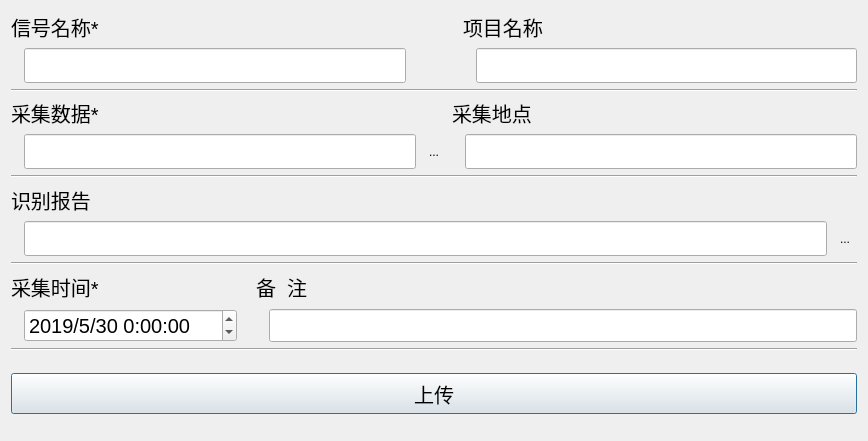
<?xml version="1.0" encoding="UTF-8"?>
<ui version="4.0">
 <class>Dialog</class>
 <widget class="QDialog" name="Dialog">
  <property name="geometry">
   <rect>
    <x>0</x>
    <y>0</y>
    <width>868</width>
    <height>441</height>
   </rect>
  </property>
  <property name="minimumSize">
   <size>
    <width>0</width>
    <height>0</height>
   </size>
  </property>
  <property name="maximumSize">
   <size>
    <width>16777215</width>
    <height>16777215</height>
   </size>
  </property>
  <property name="windowTitle">
   <string>稳态干扰数据采集识别记录</string>
  </property>
  <layout class="QVBoxLayout" name="verticalLayout">
   <item>
    <layout class="QGridLayout" name="gridLayout_5">
     <item row="0" column="0" colspan="2">
      <widget class="QLabel" name="label_6">
       <property name="font">
        <font>
         <pointsize>15</pointsize>
        </font>
       </property>
       <property name="text">
        <string>信号名称*</string>
       </property>
      </widget>
     </item>
     <item row="0" column="3" colspan="2">
      <widget class="QLabel" name="label_5">
       <property name="font">
        <font>
         <pointsize>15</pointsize>
        </font>
       </property>
       <property name="text">
        <string>项目名称</string>
       </property>
      </widget>
     </item>
     <item row="1" column="0">
      <widget class="QLabel" name="label_11">
       <property name="text">
        <string/>
       </property>
      </widget>
     </item>
     <item row="1" column="1">
      <widget class="QLineEdit" name="lineEdit_8">
       <property name="minimumSize">
        <size>
         <width>0</width>
         <height>35</height>
        </size>
       </property>
       <property name="font">
        <font>
         <pointsize>15</pointsize>
        </font>
       </property>
       <property name="text">
        <string/>
       </property>
      </widget>
     </item>
     <item row="1" column="2">
      <widget class="QLabel" name="label_30">
       <property name="minimumSize">
        <size>
         <width>45</width>
         <height>0</height>
        </size>
       </property>
       <property name="text">
        <string/>
       </property>
      </widget>
     </item>
     <item row="1" column="3">
      <widget class="QLabel" name="label_9">
       <property name="text">
        <string/>
       </property>
      </widget>
     </item>
     <item row="1" column="4">
      <widget class="QLineEdit" name="lineEdit_2">
       <property name="minimumSize">
        <size>
         <width>0</width>
         <height>35</height>
        </size>
       </property>
       <property name="font">
        <font>
         <pointsize>15</pointsize>
        </font>
       </property>
      </widget>
     </item>
    </layout>
   </item>
   <item>
    <widget class="Line" name="line">
     <property name="orientation">
      <enum>Qt::Horizontal</enum>
     </property>
    </widget>
   </item>
   <item>
    <layout class="QGridLayout" name="gridLayout">
     <item row="0" column="0" colspan="2">
      <widget class="QLabel" name="label_7">
       <property name="minimumSize">
        <size>
         <width>0</width>
         <height>0</height>
        </size>
       </property>
       <property name="maximumSize">
        <size>
         <width>16777215</width>
         <height>16777215</height>
        </size>
       </property>
       <property name="font">
        <font>
         <pointsize>15</pointsize>
        </font>
       </property>
       <property name="text">
        <string>采集数据*</string>
       </property>
      </widget>
     </item>
     <item row="0" column="3" colspan="2">
      <widget class="QLabel" name="label_10">
       <property name="font">
        <font>
         <pointsize>15</pointsize>
        </font>
       </property>
       <property name="text">
        <string>采集地点</string>
       </property>
      </widget>
     </item>
     <item row="1" column="0">
      <widget class="QLabel" name="label_23">
       <property name="text">
        <string/>
       </property>
      </widget>
     </item>
     <item row="1" column="1">
      <widget class="QLineEdit" name="lineEdit_3">
       <property name="minimumSize">
        <size>
         <width>165</width>
         <height>35</height>
        </size>
       </property>
       <property name="maximumSize">
        <size>
         <width>16777215</width>
         <height>16777215</height>
        </size>
       </property>
       <property name="font">
        <font>
         <pointsize>15</pointsize>
        </font>
       </property>
      </widget>
     </item>
     <item row="1" column="2">
      <widget class="QToolButton" name="pushButton_2">
       <property name="text">
        <string>...</string>
       </property>
       <property name="icon">
        <iconset resource="file_ui/ziyuan.qrc">
         <normaloff>:/图标/openfile.png</normaloff>:/图标/openfile.png</iconset>
       </property>
       <property name="iconSize">
        <size>
         <width>30</width>
         <height>30</height>
        </size>
       </property>
       <property name="autoRaise">
        <bool>true</bool>
       </property>
      </widget>
     </item>
     <item row="1" column="3">
      <widget class="QLabel" name="label_19">
       <property name="text">
        <string/>
       </property>
      </widget>
     </item>
     <item row="1" column="4">
      <widget class="QLineEdit" name="lineEdit_6">
       <property name="minimumSize">
        <size>
         <width>0</width>
         <height>35</height>
        </size>
       </property>
       <property name="font">
        <font>
         <pointsize>15</pointsize>
        </font>
       </property>
      </widget>
     </item>
    </layout>
   </item>
   <item>
    <widget class="Line" name="line_2">
     <property name="orientation">
      <enum>Qt::Horizontal</enum>
     </property>
    </widget>
   </item>
   <item>
    <layout class="QGridLayout" name="gridLayout_2">
     <item row="0" column="0" colspan="2">
      <widget class="QLabel" name="label_3">
       <property name="font">
        <font>
         <pointsize>15</pointsize>
        </font>
       </property>
       <property name="text">
        <string>识别报告</string>
       </property>
      </widget>
     </item>
     <item row="1" column="0">
      <widget class="QLabel" name="label_22">
       <property name="text">
        <string/>
       </property>
      </widget>
     </item>
     <item row="1" column="1">
      <widget class="QLineEdit" name="lineEdit">
       <property name="minimumSize">
        <size>
         <width>0</width>
         <height>35</height>
        </size>
       </property>
       <property name="font">
        <font>
         <pointsize>15</pointsize>
        </font>
       </property>
      </widget>
     </item>
     <item row="1" column="2">
      <widget class="QToolButton" name="pushButton_1">
       <property name="text">
        <string>...</string>
       </property>
       <property name="icon">
        <iconset resource="file_ui/ziyuan.qrc">
         <normaloff>:/图标/openfile.png</normaloff>:/图标/openfile.png</iconset>
       </property>
       <property name="iconSize">
        <size>
         <width>30</width>
         <height>30</height>
        </size>
       </property>
       <property name="autoRaise">
        <bool>true</bool>
       </property>
      </widget>
     </item>
    </layout>
   </item>
   <item>
    <widget class="Line" name="line_4">
     <property name="orientation">
      <enum>Qt::Horizontal</enum>
     </property>
    </widget>
   </item>
   <item>
    <layout class="QGridLayout" name="gridLayout_3">
     <item row="0" column="0" colspan="2">
      <widget class="QLabel" name="label_2">
       <property name="font">
        <font>
         <pointsize>15</pointsize>
        </font>
       </property>
       <property name="text">
        <string>采集时间*</string>
       </property>
      </widget>
     </item>
     <item row="0" column="3" colspan="2">
      <widget class="QLabel" name="label_12">
       <property name="minimumSize">
        <size>
         <width>81</width>
         <height>0</height>
        </size>
       </property>
       <property name="maximumSize">
        <size>
         <width>11111</width>
         <height>16777215</height>
        </size>
       </property>
       <property name="font">
        <font>
         <pointsize>15</pointsize>
        </font>
       </property>
       <property name="text">
        <string>备  注</string>
       </property>
      </widget>
     </item>
     <item row="1" column="0">
      <widget class="QLabel" name="label_24">
       <property name="maximumSize">
        <size>
         <width>8</width>
         <height>16777215</height>
        </size>
       </property>
       <property name="text">
        <string/>
       </property>
      </widget>
     </item>
     <item row="1" column="1">
      <widget class="QDateTimeEdit" name="dateTimeEdit">
       <property name="maximumSize">
        <size>
         <width>16777215</width>
         <height>16777215</height>
        </size>
       </property>
       <property name="font">
        <font>
         <pointsize>15</pointsize>
        </font>
       </property>
       <property name="date">
        <date>
         <year>2019</year>
         <month>5</month>
         <day>30</day>
        </date>
       </property>
       <property name="displayFormat">
        <string>yyyy/M/d H:mm:ss</string>
       </property>
      </widget>
     </item>
     <item row="1" column="2">
      <widget class="QLabel" name="label_33">
       <property name="text">
        <string/>
       </property>
      </widget>
     </item>
     <item row="1" column="3">
      <widget class="QLabel" name="label_25">
       <property name="text">
        <string/>
       </property>
      </widget>
     </item>
     <item row="1" column="4">
      <widget class="QLineEdit" name="lineEdit_7">
       <property name="minimumSize">
        <size>
         <width>0</width>
         <height>0</height>
        </size>
       </property>
       <property name="maximumSize">
        <size>
         <width>16777215</width>
         <height>81</height>
        </size>
       </property>
       <property name="font">
        <font>
         <pointsize>15</pointsize>
        </font>
       </property>
      </widget>
     </item>
    </layout>
   </item>
   <item>
    <widget class="Line" name="line_3">
     <property name="orientation">
      <enum>Qt::Horizontal</enum>
     </property>
    </widget>
   </item>
   <item>
    <widget class="QLabel" name="label_27">
     <property name="maximumSize">
      <size>
       <width>16777215</width>
       <height>10</height>
      </size>
     </property>
     <property name="text">
      <string/>
     </property>
    </widget>
   </item>
   <item>
    <widget class="QPushButton" name="pushButton_3">
     <property name="minimumSize">
      <size>
       <width>41</width>
       <height>41</height>
      </size>
     </property>
     <property name="font">
      <font>
       <pointsize>15</pointsize>
      </font>
     </property>
     <property name="text">
      <string>上传</string>
     </property>
    </widget>
   </item>
   <item>
    <widget class="QLabel" name="label_29">
     <property name="maximumSize">
      <size>
       <width>16777215</width>
       <height>10</height>
      </size>
     </property>
     <property name="text">
      <string/>
     </property>
    </widget>
   </item>
  </layout>
 </widget>
 <resources>
  <include location="file_ui/ziyuan.qrc"/>
 </resources>
 <connections/>
</ui>
